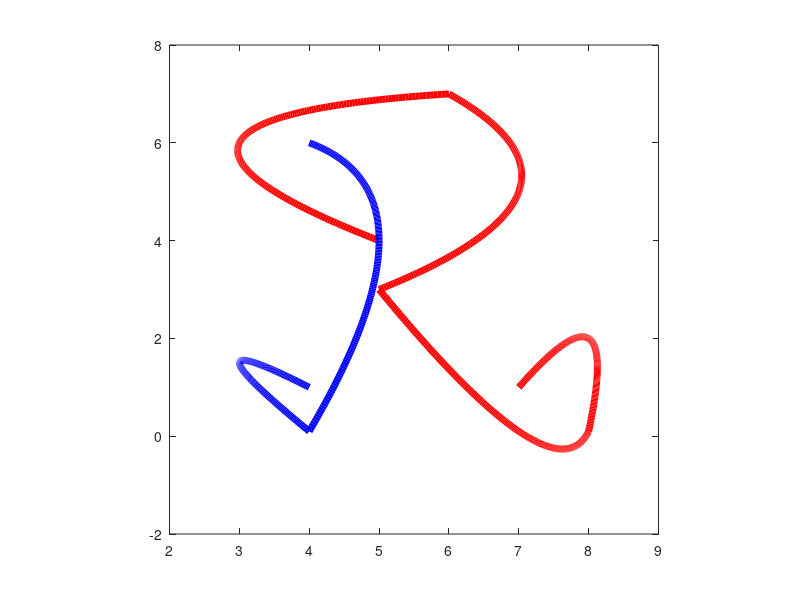

MATLAB code for this plot:
s=[0,1,2];
x=[7,8,8];
t=0:0.01:2;
sx=interp1(s,x,t,'spline');
y=[1,2,0.1];
sy=interp1(s,y,t,'spline');
plot(sx,sy,'-r','LineWidth',5)
axis square

s2=[2,3,4];
x2=[8,7,5];
y2=[0.1,0.1,3];
t2=2:0.01:4;
sx2=interp1(s2,x2,t2,'spline');
sy2=interp1(s2,y2,t2,'spline');
hold on
plot(sx2,sy2,'-r','LineWidth',5)
axis square

s3=[4,5,6];
x3=[5,7,6];
y3=[3,5,7];
t3=4:0.01:6;
sx3=interp1(s3,x3,t3,'spline');
sy3=interp1(s3,y3,t3,'spline');
hold on
plot(sx3,sy3,'-r','LineWidth',5)
axis square

s4=[6,7,8];
x4=[6,3,5];
y4=[7,6,4];
t4=6:0.01:8;
sx4=interp1(s4,x4,t4,'spline');
sy4=interp1(s4,y4,t4,'spline');
hold on
plot(sx4,sy4,'-r','LineWidth',5)
axis square

s5=[9,10,11];
x5=[4,5,4];
y5=[6,4,0.1];
t5=9:0.01:11;
sx5=interp1(s5,x5,t5,'spline');
sy5=interp1(s5,y5,t5,'spline');
hold on
plot(sx5,sy5,'-b','LineWidth',5)
axis square

s6=[11,12,13];
x6=[4,3,4];
y6=[0.1,1.5,1];
t6=11:0.01:13;
sx6=interp1(s6,x6,t6,'spline');
sy6=interp1(s6,y6,t6,'spline');
hold on
plot(sx6,sy6,'-b','LineWidth',5)
axis square
